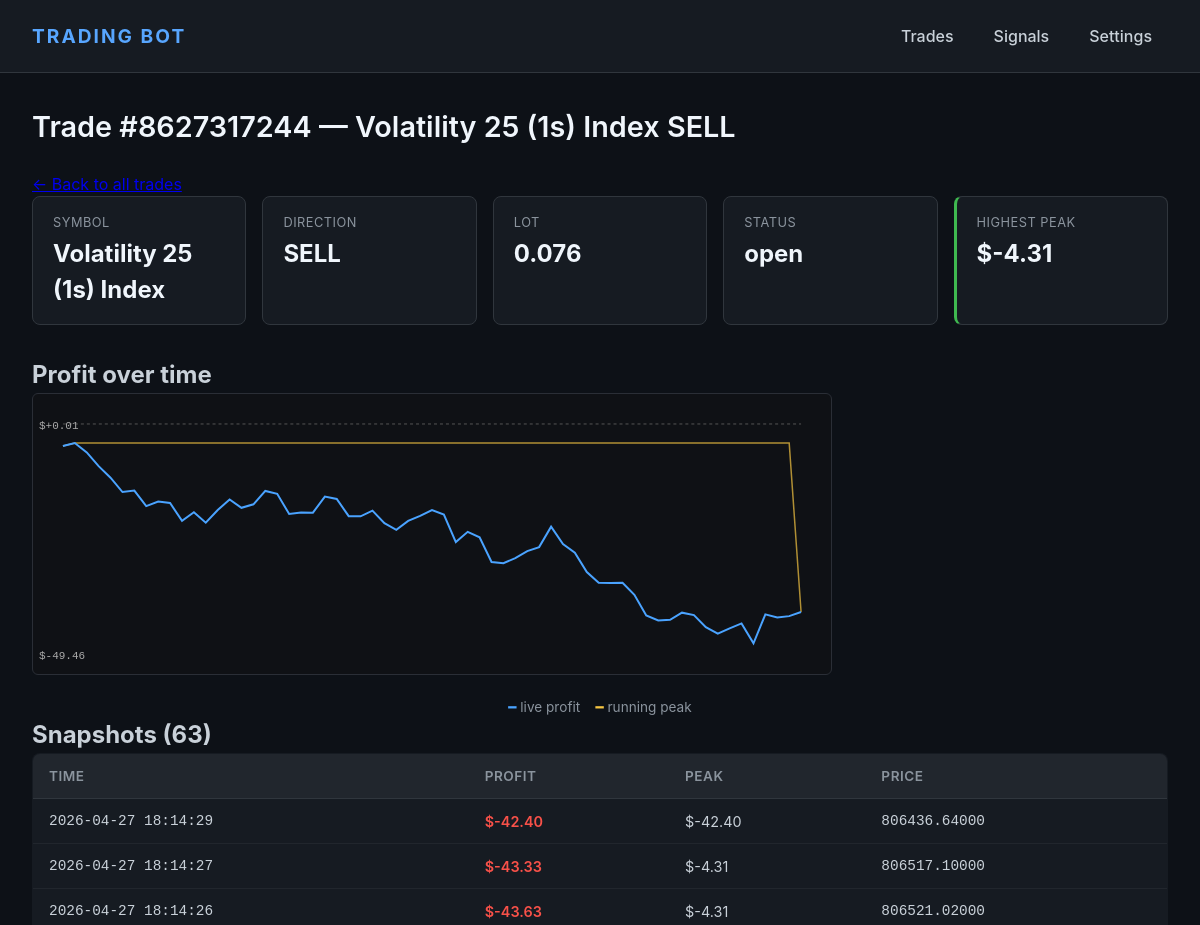
The app's page /trade/8627317244 (upper part), older data.
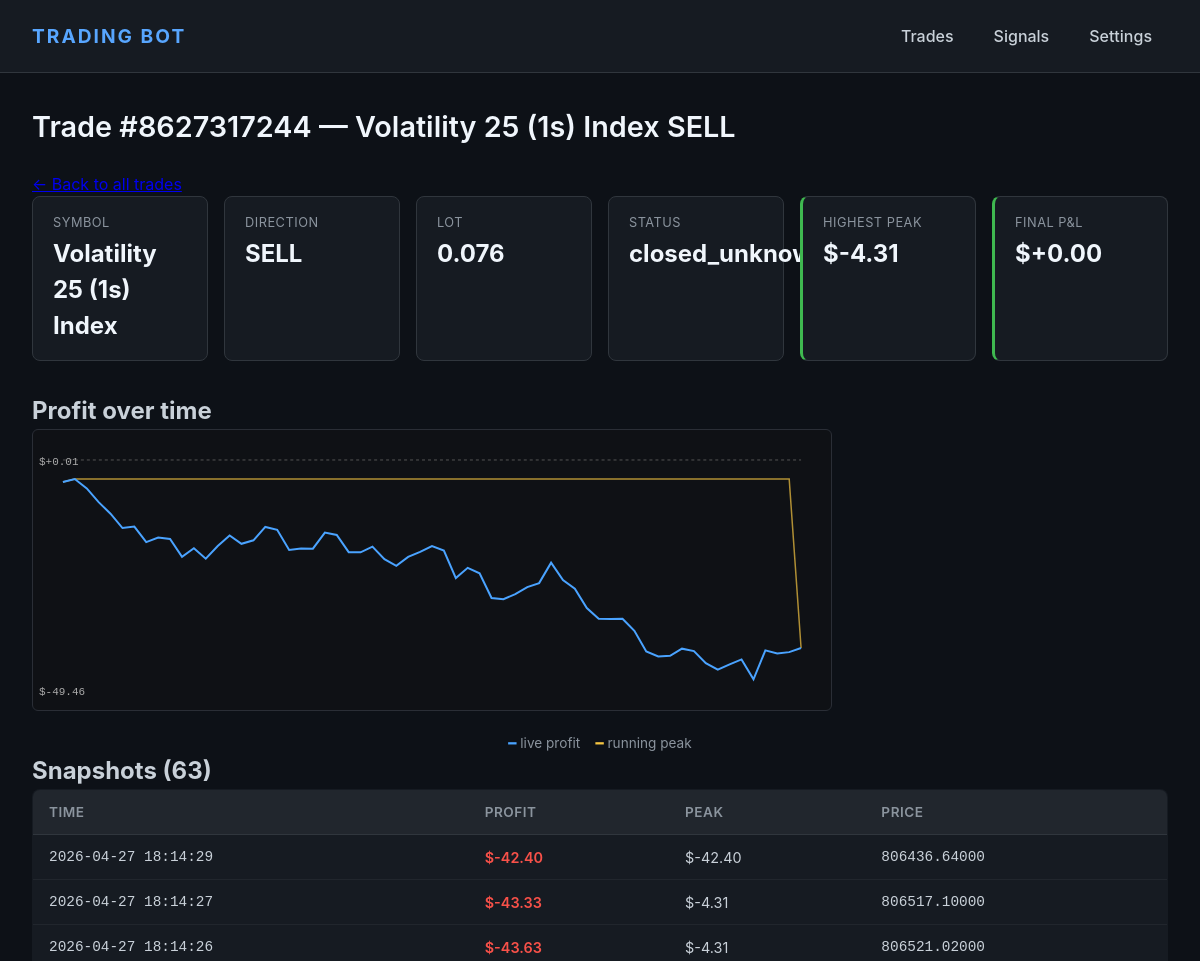
The same page, newer data.
### tables this page shows
CREATE TABLE trades (
    id           INTEGER PRIMARY KEY AUTOINCREMENT,
    ticket       INTEGER UNIQUE,
    symbol       TEXT,
    direction    TEXT,
    lot          REAL,
    open_price   REAL,
    sl           REAL,
    tp           REAL,
    open_time    TEXT DEFAULT (datetime('now')),
    close_time   TEXT,
    close_price  REAL,
    profit       REAL,
    status       TEXT DEFAULT 'open',
    strategy     TEXT,
    close_reason TEXT
, peak_profit REAL);

### web_app.py (the view)
@app.route("/trade/<int:ticket>")
def trade_history(ticket):
    trade = db.get_trade_by_ticket(ticket)
    snaps = db.get_trade_snapshots(ticket, limit=10000)
    chart = _build_profit_svg(snaps) if snaps else None
    final_peak = max((s["peak"] or 0) for s in snaps) if snaps else 0
    return render_template("trade_history.html",
                           trade=trade,
                           ticket=ticket,
                           snaps=snaps,
                           chart=chart,
                           final_peak=final_peak)

### database.py (called while the page is built)
@contextmanager
def _conn():
    c = sqlite3.connect(str(DB_PATH))
    c.row_factory = sqlite3.Row
    try:
        yield c
        c.commit()
    finally:
        c.close()

def get_trade_snapshots(ticket: int, limit: int = 5000) -> list[dict]:
    with _conn() as c:
        rows = c.execute(
            "SELECT ts, profit, peak, price FROM trade_snapshots "
            "WHERE ticket = ? ORDER BY id ASC LIMIT ?",
            (ticket, limit),
        ).fetchall()
    return [dict(r) for r in rows]

def get_trade_by_ticket(ticket: int) -> dict | None:
    with _conn() as c:
        row = c.execute("SELECT * FROM trades WHERE ticket = ?", (ticket,)).fetchone()
    return dict(row) if row else None

### web_app.py (called while the page is built)
def _build_profit_svg(snaps: list) -> dict:
    W, H, PAD = 800, 280, 30
    profits = [s["profit"] or 0 for s in snaps]
    peaks   = [s["peak"]   or 0 for s in snaps]
    lo = min(min(profits), 0)
    hi = max(max(peaks),   0.01)
    span = (hi - lo) or 1
    n = len(snaps)
    def x(i): return PAD + (W - 2 * PAD) * (i / max(n - 1, 1))
    def y(v): return PAD + (H - 2 * PAD) * (1 - (v - lo) / span)
    profit_pts = " ".join(f"{x(i):.1f},{y(v):.1f}" for i, v in enumerate(profits))
    peak_pts   = " ".join(f"{x(i):.1f},{y(v):.1f}" for i, v in enumerate(peaks))
    zero_y     = y(0)
    return {
        "w": W, "h": H,
        "profit_pts": profit_pts,
        "peak_pts":   peak_pts,
        "zero_y":     zero_y,
        "lo":         lo,
        "hi":         hi,
    }

### templates/trade_history.html (shortened to what this page needs)
{% extends "base.html" %}
{% block content %}
<h1>Trade #{{ ticket }}{% if trade %} — {{ trade.symbol }} {{ trade.direction }}{% endif %}</h1>
<p><a href="{{ url_for('trades') }}">&larr; Back to all trades</a></p>
{% if trade %}
<section class="stats">
  <div class="stat">
    <div class="stat-label">Symbol</div>
    <div class="stat-value">{{ trade.symbol }}</div>
  </div>
  <div class="stat">
    <div class="stat-label">Direction</div>
    <div class="stat-value">{{ trade.direction }}</div>
  </div>
  <div class="stat">
    <div class="stat-label">Lot</div>
    <div class="stat-value">{{ trade.lot }}</div>
  </div>
  <div class="stat">
    <div class="stat-label">Status</div>
    <div class="stat-value">{{ trade.status }}</div>
  </div>
  <div class="stat stat-win">
    <div class="stat-label">Highest peak</div>
    <div class="stat-value">${{ "%+.2f" | format(final_peak) }}</div>
  </div>
  {% if trade.profit is not none %}
  <div class="stat {% if trade.profit >= 0 %}stat-win{% else %}stat-loss{% endif %}">
    <div class="stat-label">Final P&amp;L</div>
    <div class="stat-value">${{ "%+.2f" | format(trade.profit) }}</div>
  </div>
  {% endif %}
</section>
{% endif %}
{% if chart %}
<h2>Profit over time</h2>
<svg viewBox="0 0 {{ chart.w }} {{ chart.h }}"
     style="width:100%; max-width:{{ chart.w }}px; background:#0f1115; border:1px solid #2a2e36; border-radius:6px;">
  <line x1="30" y1="{{ chart.zero_y }}" x2="{{ chart.w - 30 }}" y2="{{ chart.zero_y }}"
        stroke="#555" stroke-dasharray="3,3" />
  <polyline points="{{ chart.peak_pts }}"
            fill="none" stroke="#f5c542" stroke-width="1.5" opacity="0.7" />
  <polyline points="{{ chart.profit_pts }}"
            fill="none" stroke="#4aa3ff" stroke-width="2" />
  <text x="6" y="35" fill="#aaa" font-size="11" font-family="monospace">${{ "%+.2f" | format(chart.hi) }}</text>
  <text x="6" y="{{ chart.h - 14 }}" fill="#aaa" font-size="11" font-family="monospace">${{ "%+.2f" | format(chart.lo) }}</text>
</svg>
<p class="hint">
  <span style="color:#4aa3ff;">━</span> live profit
  &nbsp;&nbsp;
  <span style="color:#f5c542;">━</span> running peak
</p>
{% else %}
<p class="hint">No snapshots yet for this trade.</p>
{% endif %}
<h2>Snapshots ({{ snaps | length }})</h2>
<table class="data">
  <thead>
    <tr>
      <th>Time</th>
      <th>Profit</th>
      <th>Peak</th>
      <th>Price</th>
    </tr>
  </thead>
  <tbody>
    {% for s in snaps | reverse %}
    <tr>
      <td class="mono">{{ s.ts }}</td>
      <td class="{% if (s.profit or 0) > 0 %}buy{% elif (s.profit or 0) < 0 %}sell{% endif %}">
        ${{ "%+.2f" | format(s.profit or 0) }}
      </td>
      <td>${{ "%+.2f" | format(s.peak or 0) }}</td>
      <td class="mono">{% if s.price %}{{ "%.5f" | format(s.price) }}{% else %}—{% endif %}</td>
    </tr>
    {% else %}
    <tr><td colspan="4" class="empty">No snapshots recorded yet.</td></tr>
    {% endfor %}
  </tbody>
</table>
{% endblock %}

### templates/base.html (shortened to what this page needs)
<!DOCTYPE html>
<html lang="en">
<head>
  <link rel="stylesheet" href="{{ url_for('static', filename='style.css') }}">
</head>
<body>
<header>
  <div class="brand">TRADING BOT</div>
  <nav>
    <a href="{{ url_for('trades') }}"   class="{% if request.endpoint == 'trades'   %}active{% endif %}">Trades</a>
    <a href="{{ url_for('signals') }}"  class="{% if request.endpoint == 'signals'  %}active{% endif %}">Signals</a>
    <a href="{{ url_for('settings') }}" class="{% if request.endpoint == 'settings' %}active{% endif %}">Settings</a>
  </nav>
</header>
<main>
  {% block content %}{% endblock %}
</main>
</body>
</html>

### static/style.css (style rules this page uses)
* { box-sizing: border-box; margin: 0; padding: 0; }
body { font-family: -apple-system, BlinkMacSystemFont, "Segoe UI", Roboto, sans-serif; background: #0d1117; color: #c9d1d9; line-height: 1.5; min-height: 100vh; display: flex; flex-direction: column; }
header { background: #161b22; border-bottom: 1px solid #30363d; padding: 1rem 2rem; display: flex; align-items: center; justify-content: space-between; flex-wrap: wrap; gap: 1rem; }
.brand { font-size: 1.2rem; font-weight: 700; letter-spacing: 2px; color: #58a6ff; }
nav { display: flex; gap: 0.5rem; }
nav a { padding: 0.5rem 1rem; color: #c9d1d9; text-decoration: none; border-radius: 6px; font-weight: 500; transition: background 0.15s; }
main { flex: 1; padding: 2rem; max-width: 1400px; width: 100%; margin: 0 auto; }
h1 { font-size: 1.8rem; font-weight: 600; margin-bottom: 1.5rem; color: #f0f6fc; }
.stats { display: grid; grid-template-columns: repeat(auto-fit, minmax(140px, 1fr)); gap: 1rem; margin-bottom: 2rem; }
.stat { background: #161b22; border: 1px solid #30363d; border-radius: 8px; padding: 1rem 1.25rem; }
.stat-label { font-size: 0.8rem; color: #8b949e; text-transform: uppercase; letter-spacing: 0.5px; margin-bottom: 0.25rem; }
.stat-value { font-size: 1.5rem; font-weight: 700; color: #f0f6fc; }
.stat-win { border-left: 3px solid #3fb950; }
.data { width: 100%; border-collapse: collapse; background: #161b22; border: 1px solid #30363d; border-radius: 8px; overflow: hidden; }
.data thead { background: #21262d; }
.data th { text-align: left; padding: 0.75rem 1rem; font-weight: 600; color: #8b949e; font-size: 0.85rem; text-transform: uppercase; letter-spacing: 0.5px; border-bottom: 1px solid #30363d; }
.data td { padding: 0.7rem 1rem; border-bottom: 1px solid #21262d; font-size: 0.9rem; }
.mono { font-family: 'Consolas', 'Monaco', monospace; font-size: 0.8rem; }
.sell { color: #f85149; font-weight: 600; }
.hint { color: #8b949e; font-size: 0.85rem; margin-top: 1rem; text-align: center; }

Row changes from the older to the newer data that the page shows:
changed trades "Volatility 25 (1s) Index": status "open" → "closed_unknown"; profit (not shown) → "+0.00"
Text that changed along with them:
text now shown: "FINAL P&L $"
